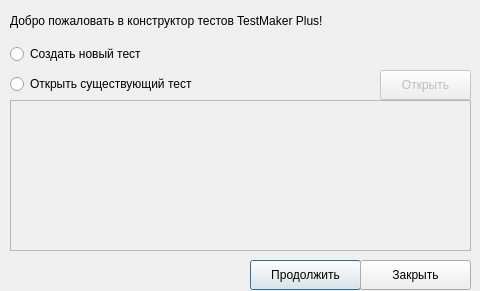
<?xml version="1.0" encoding="UTF-8"?>
<ui version="4.0">
 <class>IntroDialog</class>
 <widget class="QDialog" name="IntroDialog">
  <property name="geometry">
   <rect>
    <x>0</x>
    <y>0</y>
    <width>480</width>
    <height>291</height>
   </rect>
  </property>
  <property name="windowTitle">
   <string>Dialog</string>
  </property>
  <widget class="QLabel" name="label">
   <property name="geometry">
    <rect>
     <x>10</x>
     <y>10</y>
     <width>431</width>
     <height>22</height>
    </rect>
   </property>
   <property name="text">
    <string>Добро пожаловать в конструктор тестов TestMaker Plus!</string>
   </property>
  </widget>
  <widget class="QRadioButton" name="radioButton">
   <property name="geometry">
    <rect>
     <x>10</x>
     <y>40</y>
     <width>461</width>
     <height>28</height>
    </rect>
   </property>
   <property name="text">
    <string>Создать новый тест</string>
   </property>
  </widget>
  <widget class="QRadioButton" name="radioButton_2">
   <property name="geometry">
    <rect>
     <x>10</x>
     <y>70</y>
     <width>461</width>
     <height>28</height>
    </rect>
   </property>
   <property name="text">
    <string>Открыть существующий тест</string>
   </property>
  </widget>
  <widget class="QListWidget" name="listWidget">
   <property name="enabled">
    <bool>false</bool>
   </property>
   <property name="geometry">
    <rect>
     <x>10</x>
     <y>100</y>
     <width>461</width>
     <height>151</height>
    </rect>
   </property>
  </widget>
  <widget class="QPushButton" name="pushButton">
   <property name="geometry">
    <rect>
     <x>250</x>
     <y>260</y>
     <width>111</width>
     <height>30</height>
    </rect>
   </property>
   <property name="text">
    <string>Продолжить</string>
   </property>
  </widget>
  <widget class="QPushButton" name="pushButton_2">
   <property name="geometry">
    <rect>
     <x>360</x>
     <y>260</y>
     <width>111</width>
     <height>30</height>
    </rect>
   </property>
   <property name="text">
    <string>Закрыть</string>
   </property>
  </widget>
  <widget class="QPushButton" name="pushButton_3">
   <property name="enabled">
    <bool>false</bool>
   </property>
   <property name="geometry">
    <rect>
     <x>380</x>
     <y>70</y>
     <width>91</width>
     <height>30</height>
    </rect>
   </property>
   <property name="text">
    <string>Открыть</string>
   </property>
  </widget>
 </widget>
 <resources/>
 <connections/>
</ui>
